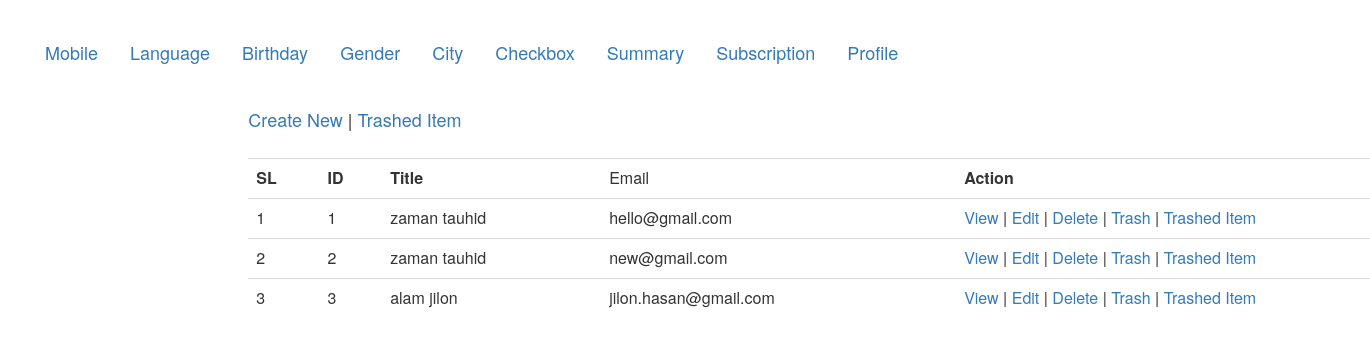
Page /views/ALL_CRUD/Subscription/index.php on the committed database.
### tables this page shows
CREATE TABLE `subscribers` (
  `id` int(11) NOT NULL,
  `title` varchar(255) NOT NULL,
  `email` varchar(50) NOT NULL,
  `created_at` datetime NOT NULL,
  `updated_at` datetime DEFAULT NULL,
  `deleted_at` datetime DEFAULT NULL
);

### src/ALL_CRUD/Subscription/Subscription.php (called while the page is built, shortened)
<?php
class Subscription {
    public $db='';
    public function __construct() {
        $this->db=  mysqli_connect("localhost","root","fazil142","atomicproject");
    }
    public function index(){
        $allmobile=array();
        $query="select * from subscribers where deleted_at IS NULL";
        $result=mysqli_query($this->db, $query);
        while($row=  mysqli_fetch_assoc($result)){
            $allmobile[]=$row;
        }
        return $allmobile;
    }
}

### views/ALL_CRUD/Subscription/index.php (the view, shortened to what this page needs)
<!DOCTYPE html>
<html>
    <head>
        <link rel="stylesheet" type="text/css" href="../../../css/bootstrap.min.css">
        <link rel="stylesheet" type="text/css" href="../../../css/style.css">
    </head>
    <body>
        <div>
            <ul class="nav nav-pills ">
  <li role="presentation"><a href="../../../views/ALL_CRUD/Mobile/index.php">Mobile</a></li>
  <li role="presentation"><a href="../../../views/ALL_CRUD/Language/index.php">Language</a></li>
  <li role="presentation"><a href="../../../views/ALL_CRUD/Birthday/index.php">Birthday</a></li>
  <li role="presentation"><a href="../../../views/ALL_CRUD/Gender/index.php">Gender</a></li>
  <li role="presentation"><a href="../../../views/ALL_CRUD/City/index.php">City</a></li>
  <li role="presentation"><a href="../../../views/ALL_CRUD/Checkbox/index.php">Checkbox</a></li>
  <li role="presentation"><a href="../../../views/ALL_CRUD/Summary/index.php">Summary</a></li>
  <li role="presentation"><a href="index.php">Subscription</a></li>
  <li role="presentation"><a href="../../../views/ALL_CRUD/ProfilePic/index.php">Profile</a></li>
</ul>
           <h3 class="col-md-10 col-md-offset-2">
            ?></h3>
        </div>
    </body>
</html>
<?php
    $subscribe=new Subscription();
    $result=$subscribe->index();
?>
<Ul class="nav nav-pills col-md-10 col-md-offset-2 " style="font-size:18px">
    <a href="create.php">Create New</a> |
    <a href="trashed.php">Trashed Item</a>
    <br><br>
</Ul>
<table class="table col-md-10 col-md-offset-2" style="font-size: 16px">
    <tr>
        <th>SL</th>
        <th>ID</th>
        <th>Title</th>
        <td>Email</td>
        <th>Action</th>
    </tr>
    <?php
    if(!empty($result)){
        $serial=0;
        foreach ($result as $val){
            $serial++;
    ;?>
    <tr>
        <td><?php echo $serial;?></td>
        <td><?php echo $val['id'];?></td>
        <td><?php echo $val['title'];?></td>
        <td><?php echo $val['email']?></td>
        <td>
            <a href="view.php?id=<?php echo $val['id'];?>">View</a> |
            <a href="edit.php?id=<?php echo $val['id'];?>">Edit</a> |
            <a href="delete.php?id=<?php echo $val['id'];?>">Delete</a> |
            <a href="trash.php?id=<?php echo $val['id'];?>">Trash</a>  |
            <a href="trashed.php?id=<?php echo $val['id'];?>">Trashed Item</a>
        </td>
    </tr>
    <?php
        }
        }
      else {
    ?>
    <tr>
            <td colspan="3">No data available</td>
    </tr>
    <?php
 }
    ?>
</table>

### css/style.css (style rules this page uses)
body { margin:30px; }
div ul li a { font-size: 18px }

### rows in the picture
subscribers: id "1", title "zaman tauhid", email "hello@gmail.com"
subscribers: id "2", title "zaman tauhid", email "new@gmail.com"
subscribers: id "3", title "alam jilon", email "jilon.hasan@gmail.com"
